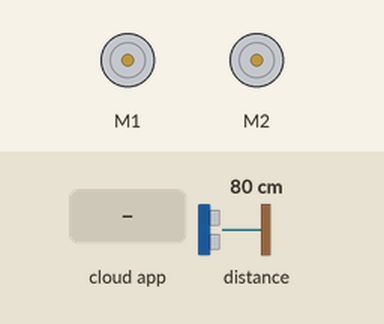
Bench run of a sketch on a simulated Arduino Leonardo, built with avr-gcc and run on an emulated ATmega32U4. Shown: 2 × DC motor (green arrow = forward, orange = backward, longer = faster). The test bench sets the inputs (shaded band); at power-on: distance to the obstacle 80 cm. The ROS host is connected and sends only what is stated.

Above: at 1.2 s.
1.3 s: the phone or cloud app sets linear.x to -100
At 2.6 s:
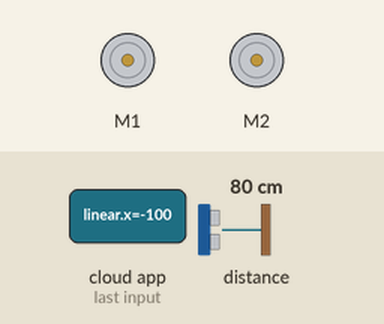
2.9 s: the phone or cloud app sets linear.x to 100
At 4.0 s:
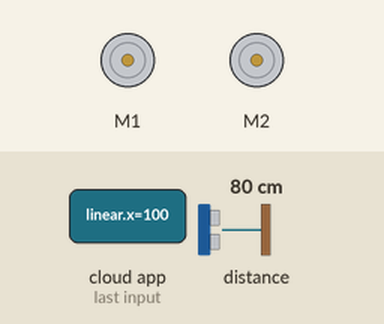
Timing chart, 0 to 5.9 s (numbered marks = the images above; inputs shaded):
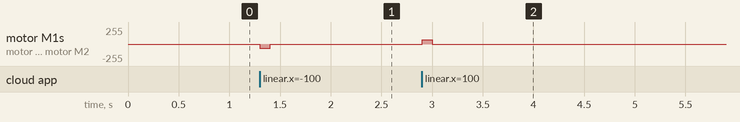

Measured:
- after the input at 1.3 s, motor M1, motor M2: stopped → backward 63/255 at once, → stopped 0.10 s later
- after the input at 2.9 s, motor M1, motor M2: stopped → forward 63/255 at once, → stopped 0.10 s later

The sketch:

LineSensor.ino
```cpp
#define USE_USBCON
#include <Wire.h>
#include <Zumo32U4.h>
#include <ros.h>
#include <geometry_msgs/Twist.h>
#include <std_msgs/Int8.h>

ros::NodeHandle nh;

Zumo32U4ProximitySensors proxSensors;
ZumoReflectanceSensorArray reflectanceSensors;

bool proxLeftActive;
bool proxFrontActive;
bool proxRightActive;


std_msgs::Int8 prox_msg;

ros::Publisher pub_left("/zumo/prox_left", &prox_msg);
ros::Publisher pub_frontleft("/zumo/prox_frontleft", &prox_msg);
ros::Publisher pub_frontright("/zumo/prox_frontright", &prox_msg);
ros::Publisher pub_right("/zumo/prox_right", &prox_msg);

void ros_handler( const geometry_msgs::Twist& cmd_msg) {
  float x = cmd_msg.linear.x;
  float y = cmd_msg.linear.y;
  int speed = 100;

  if(x == 1.0) forward(speed);
  if(x == -1.0) backward(speed);
  if(y == 1.0) left(speed);
  if(y == -1.0) right(speed);
  stop();
}

ros::Subscriber<geometry_msgs::Twist> sub("/zumo/cmd_vel", ros_handler);

Zumo32U4Motors motors;

void setup()
{
  nh.initNode();
  nh.subscribe(sub);
  nh.advertise(pub_left);
  nh.advertise(pub_frontleft);
  nh.advertise(pub_frontright);
  nh.advertise(pub_right);
  proxSensors.initThreeSensors();

  uint16_t defaultBrightnessLevels[] = {1,2,3,4,5,6,7,8,9,10};

  proxSensors.setBrightnessLevels(defaultBrightnessLevels, 10);
}

void publishSensorData()
{
  prox_msg.data = proxSensors.countsLeftWithLeftLeds();
  pub_left.publish( &prox_msg);
  prox_msg.data = proxSensors.countsFrontWithLeftLeds();
  pub_frontleft.publish( &prox_msg);
  prox_msg.data = proxSensors.countsFrontWithRightLeds();
  pub_frontright.publish( &prox_msg);
  prox_msg.data = proxSensors.countsRightWithRightLeds();
  pub_right.publish( &prox_msg);
}

void forward(int time)
{
  motors.setLeftSpeed(100);
  motors.setRightSpeed(100);
  delay(time);
}

void backward(int time)
{
  motors.setLeftSpeed(-100);
  motors.setRightSpeed(-100);
  delay(time);
}

void left(int time)
{
  motors.setLeftSpeed(-100);
  motors.setRightSpeed(100);
  delay(time);
}

void right(int time)
{
  motors.setLeftSpeed(100);
  motors.setRightSpeed(-100);
  delay(time);
}

void stop()
{
  motors.setLeftSpeed(0);
  motors.setRightSpeed(0);
}

void loop()
{
  static uint16_t lastSampleTime = 0;
  if ((uint16_t)(millis() - lastSampleTime) >= 100)
  {
    lastSampleTime = millis();
    // Send IR pulses and read the proximity sensors.
    proxSensors.read();
    publishSensorData();
  }
  nh.spinOnce();
  delay(1);
}
```
